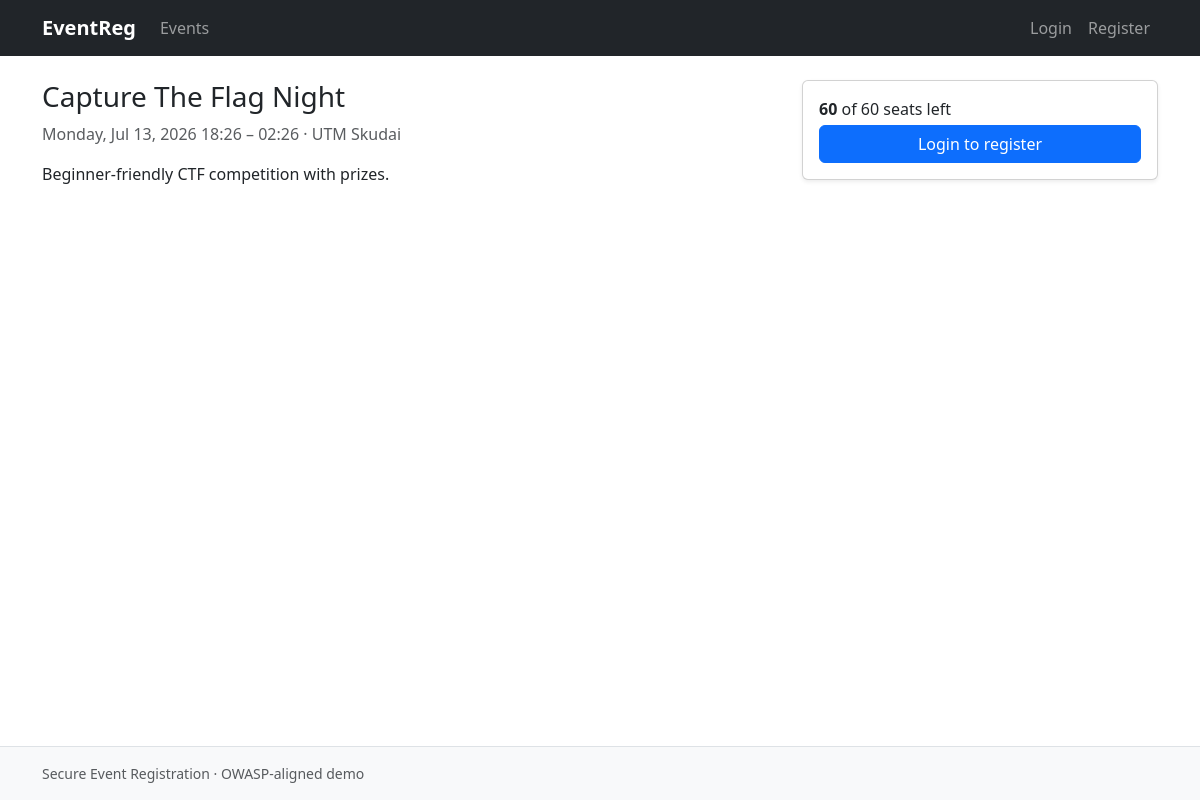
The page /events/b356b7a1-0c7c-49ae-87f2-3e5d54b7d69c/ on the database its author committed.
### events/models.py (models this page shows, shortened)
class Event(models.Model):
    class Status(models.TextChoices):
        DRAFT = "draft", "Draft"
        PUBLISHED = "published", "Published"
        CANCELLED = "cancelled", "Cancelled"
    id = models.UUIDField(primary_key=True, default=uuid.uuid4, editable=False)
    title = models.CharField(max_length=200, validators=[title_validator])
    description = models.TextField(max_length=5000)
    location = models.CharField(max_length=255)
    start_at = models.DateTimeField()
    end_at = models.DateTimeField()
    capacity = models.PositiveIntegerField(
        validators=[MinValueValidator(1), MaxValueValidator(100000)]
    )
    banner = models.ImageField(
        upload_to=UUIDUploadTo("event_banners"),
        validators=IMAGE_UPLOAD_VALIDATORS,
        blank=True,
        null=True,
    )
    status = models.CharField(max_length=10, choices=Status.choices, default=Status.DRAFT)
    organizer = models.ForeignKey(
        settings.AUTH_USER_MODEL, on_delete=models.PROTECT, related_name="events"
    )
    created_at = models.DateTimeField(auto_now_add=True)
    updated_at = models.DateTimeField(auto_now=True)
    class Meta:
        ordering = ["-start_at"]
        indexes = [models.Index(fields=["status", "start_at"])]
        constraints = [
            models.CheckConstraint(
                condition=models.Q(end_at__gt=models.F("start_at")),
                name="event_end_after_start",
            ),
            models.CheckConstraint(
                condition=models.Q(capacity__gte=1),
                name="event_capacity_positive",
            ),
        ]
    @property
    def confirmed_count(self):
        return self.registrations.filter(status=Registration.Status.CONFIRMED).count()
    @property
    def seats_available(self):
        return max(self.capacity - self.confirmed_count, 0)

### events/views.py (the view)
# urls.py: path("<uuid:pk>/", views.EventDetailView.as_view(), name="detail"),
class EventDetailView(DetailView):
    template_name = "events/event_detail.html"
    context_object_name = "event"
    def get_queryset(self):
        qs = Event.objects.all()
        user = self.request.user
        if not (user.is_authenticated and user.is_admin_role):
            qs = qs.filter(status=Event.Status.PUBLISHED)
        return qs
    def get_context_data(self, **kwargs):
        ctx = super().get_context_data(**kwargs)
        user = self.request.user
        if user.is_authenticated:
            ctx["user_registration"] = self.object.registrations.filter(
                user=user, status=Registration.Status.CONFIRMED
            ).first()
        return ctx

### events/templates/events/event_detail.html (shortened to what this page needs)
{% extends "base.html" %}
{% block content %}
<div class="row">
    <div class="col-lg-8">
        <h1 class="h3">{{ event.title }}</h1>
        <p class="text-muted">
            {{ event.start_at|date:"l, M d, Y H:i" }} &ndash; {{ event.end_at|date:"H:i" }}
            &middot; {{ event.location }}
        </p>
        <p class="mt-3">{{ event.description|linebreaks }}</p>
    </div>
    <div class="col-lg-4">
        <div class="card shadow-sm">
            <div class="card-body">
                <p class="mb-1"><strong>{{ event.seats_available }}</strong> of {{ event.capacity }} seats left</p>
                {% if user.is_authenticated %}
                    {% if user_registration %}
                        <span class="badge bg-success mb-2">You're registered</span>
                        <form method="post" action="{% url 'events:cancel' user_registration.pk %}">
                            {% csrf_token %}
                            <button type="submit" class="btn btn-outline-danger w-100">Cancel registration</button>
                        </form>
                    {% elif event.is_full %}
                        <button class="btn btn-secondary w-100" disabled>Event full</button>
                    {% else %}
                        <form method="post" action="{% url 'events:register' event.pk %}">
                            {% csrf_token %}
                            <button type="submit" class="btn btn-primary w-100">Register</button>
                        </form>
                    {% endif %}
                {% else %}
                    <a href="{% url 'accounts:login' %}" class="btn btn-primary w-100">Login to register</a>
                {% endif %}
            </div>
        </div>
    </div>
</div>
{% endblock %}

### static/css/app.css (style rules this page uses)
body { min-height: 100vh; display: flex; flex-direction: column; }

### rows shown on the page
Event: title "Capture The Flag Night", start_at "Monday, Jul 13, 2026 18:26", end_at "02:26", location "UTM Skudai", description "Beginner-friendly CTF competition with prizes.", seats_available "60", capacity "60"
